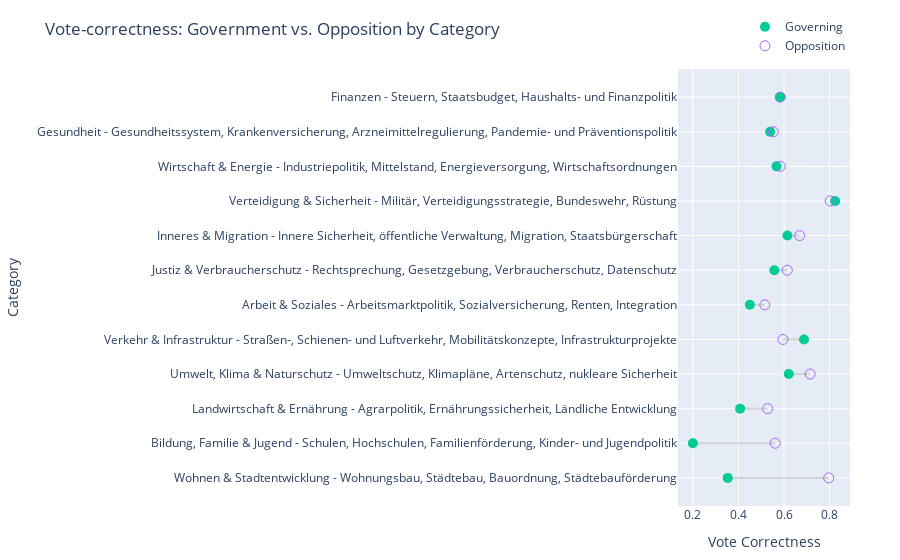

This figure's notebook cell:
### Code cell
import plotly.graph_objects as go


df = (
    predictions.groupby(["is_governing", "category"])["vote_correct"]
    .mean()
    .to_frame()
    .reset_index()
    .sort_values(by=["is_governing", "vote_correct"], ascending=[True, False])
)

votes_per_category = predictions.groupby("category")["vote_id"].nunique()
statistically_relevant = votes_per_category[votes_per_category > 10].index
df = df[df["category"].isin(statistically_relevant)]

# assume df is your DataFrame
# sort categories so the largest gaps stand out (optional)
# you could sort by abs difference:
diffs = df.pivot(index="category", columns="is_governing", values="vote_correct")
diffs["gap"] = (diffs[True] - diffs[False]).abs()
ordered_cats = diffs.sort_values("gap", ascending=False).index.tolist()
df["category"] = pd.Categorical(df["category"], categories=ordered_cats, ordered=True)

fig = go.Figure()

# add a line for each category
for cat in ordered_cats:
    sub = df[df["category"] == cat]
    fig.add_trace(
        go.Scatter(
            x=sub["vote_correct"],
            y=[cat, cat],
            mode="lines",
            line=dict(color="lightgray"),
            showlegend=False,
            hoverinfo="none",
        )
    )

# add the two sets of points
fig.add_trace(
    go.Scatter(
        x=df[df["is_governing"] == True]["vote_correct"],
        y=df[df["is_governing"] == True]["category"],
        mode="markers",
        name="Governing",
        marker=dict(symbol="circle", size=10),
    )
)
fig.add_trace(
    go.Scatter(
        x=df[df["is_governing"] == False]["vote_correct"],
        y=df[df["is_governing"] == False]["category"],
        mode="markers",
        name="Opposition",
        marker=dict(symbol="circle-open", size=10),
    )
)

fig.update_layout(
    title="Vote-correctness: Government vs. Opposition by Category",
    xaxis_title="Vote Correctness",
    yaxis_title="Category",
    margin=dict(l=250, r=50, t=50, b=50),
    legend=dict(orientation="h", yanchor="bottom", y=1.02, xanchor="right", x=1),
)

fig.show()

### Figure 1 — Plotly figure (JSON) as saved in the notebook; plotly's stock layout.template omitted (floating-point values rounded to 4 significant figures)
{"data": [{"hoverinfo": "none", "line": {"color": "lightgray"}, "mode": "lines", "showlegend": false, "type": "scatter", "x": [0.7959, 0.3529], "y": ["Wohnen & Stadtentwicklung - Wohnungsbau, Städtebau, Bauordnung, Städtebauförderung", "Wohnen & Stadtentwicklung - Wohnungsbau, Städtebau, Bauordnung, Städtebauförderung"]}, {"hoverinfo": "none", "line": {"color": "lightgray"}, "mode": "lines", "showlegend": false, "type": "scatter", "x": [0.561, 0.2], "y": ["Bildung, Familie & Jugend - Schulen, Hochschulen, Familienförderung, Kinder- und Jugendpolitik", "Bildung, Familie & Jugend - Schulen, Hochschulen, Familienförderung, Kinder- und Jugendpolitik"]}, {"hoverinfo": "none", "line": {"color": "lightgray"}, "mode": "lines", "showlegend": false, "type": "scatter", "x": [0.5278, 0.4074], "y": ["Landwirtschaft & Ernährung - Agrarpolitik, Ernährungssicherheit, Ländliche Entwicklung", "Landwirtschaft & Ernährung - Agrarpolitik, Ernährungssicherheit, Ländliche Entwicklung"]}, {"hoverinfo": "none", "line": {"color": "lightgray"}, "mode": "lines", "showlegend": false, "type": "scatter", "x": [0.7143, 0.6207], "y": ["Umwelt, Klima & Naturschutz - Umweltschutz, Klimapläne, Artenschutz, nukleare Sicherheit", "Umwelt, Klima & Naturschutz - Umweltschutz, Klimapläne, Artenschutz, nukleare Sicherheit"]}, {"hoverinfo": "none", "line": {"color": "lightgray"}, "mode": "lines", "showlegend": false, "type": "scatter", "x": [0.5952, 0.6875], "y": ["Verkehr & Infrastruktur - Straßen-, Schienen- und Luftverkehr, Mobilitätskonzepte, Infrastrukturprojekte", "Verkehr & Infrastruktur - Straßen-, Schienen- und Luftverkehr, Mobilitätskonzepte, Infrastrukturprojekte"]}, {"hoverinfo": "none", "line": {"color": "lightgray"}, "mode": "lines", "showlegend": false, "type": "scatter", "x": [0.5156, 0.45], "y": ["Arbeit & Soziales - Arbeitsmarktpolitik, Sozialversicherung, Renten, Integration", "Arbeit & Soziales - Arbeitsmarktpolitik, Sozialversicherung, Renten, Integration"]}, {"hoverinfo": "none", "line": {"color": "lightgray"}, "mode": "lines", "showlegend": false, "type": "scatter", "x": [0.6144, 0.5575], "y": ["Justiz & Verbraucherschutz - Rechtsprechung, Gesetzgebung, Verbraucherschutz, Datenschutz", "Justiz & Verbraucherschutz - Rechtsprechung, Gesetzgebung, Verbraucherschutz, Datenschutz"]}, {"hoverinfo": "none", "line": {"color": "lightgray"}, "mode": "lines", "showlegend": false, "type": "scatter", "x": [0.6683, 0.6149], "y": ["Inneres & Migration - Innere Sicherheit, öffentliche Verwaltung, Migration, Staatsbürgerschaft", "Inneres & Migration - Innere Sicherheit, öffentliche Verwaltung, Migration, Staatsbürgerschaft"]}, {"hoverinfo": "none", "line": {"color": "lightgray"}, "mode": "lines", "showlegend": false, "type": "scatter", "x": [0.8024, 0.8242], "y": ["Verteidigung & Sicherheit - Militär, Verteidigungsstrategie, Bundeswehr, Rüstung", "Verteidigung & Sicherheit - Militär, Verteidigungsstrategie, Bundeswehr, Rüstung"]}, {"hoverinfo": "none", "line": {"color": "lightgray"}, "mode": "lines", "showlegend": false, "type": "scatter", "x": [0.5833, 0.5672], "y": ["Wirtschaft & Energie - Industriepolitik, Mittelstand, Energieversorgung, Wirtschaftsordnungen", "Wirtschaft & Energie - Industriepolitik, Mittelstand, Energieversorgung, Wirtschaftsordnungen"]}, {"hoverinfo": "none", "line": {"color": "lightgray"}, "mode": "lines", "showlegend": false, "type": "scatter", "x": [0.5529, 0.539], "y": ["Gesundheit - Gesundheitssystem, Krankenversicherung, Arzneimittelregulierung, Pandemie- und Präventionspolitik", "Gesundheit - Gesundheitssystem, Krankenversicherung, Arzneimittelregulierung, Pandemie- und Präventionspolitik"]}, {"hoverinfo": "none", "line": {"color": "lightgray"}, "mode": "lines", "showlegend": false, "type": "scatter", "x": [0.5837, 0.5829], "y": ["Finanzen - Steuern, Staatsbudget, Haushalts- und Finanzpolitik", "Finanzen - Steuern, Staatsbudget, Haushalts- und Finanzpolitik"]}, {"marker": {"size": 10, "symbol": "circle"}, "mode": "markers", "name": "Governing", "type": "scatter", "x": [0.8242, 0.6875, 0.6207, 0.6149, 0.5829, 0.5672, 0.5575, 0.539, 0.45, 0.4074, 0.3529, 0.2], "y": ["Verteidigung & Sicherheit - Militär, Verteidigungsstrategie, Bundeswehr, Rüstung", "Verkehr & Infrastruktur - Straßen-, Schienen- und Luftverkehr, Mobilitätskonzepte, Infrastrukturprojekte", "Umwelt, Klima & Naturschutz - Umweltschutz, Klimapläne, Artenschutz, nukleare Sicherheit", "Inneres & Migration - Innere Sicherheit, öffentliche Verwaltung, Migration, Staatsbürgerschaft", "Finanzen - Steuern, Staatsbudget, Haushalts- und Finanzpolitik", "Wirtschaft & Energie - Industriepolitik, Mittelstand, Energieversorgung, Wirtschaftsordnungen", "Justiz & Verbraucherschutz - Rechtsprechung, Gesetzgebung, Verbraucherschutz, Datenschutz", "Gesundheit - Gesundheitssystem, Krankenversicherung, Arzneimittelregulierung, Pandemie- und Präventionspolitik", "Arbeit & Soziales - Arbeitsmarktpolitik, Sozialversicherung, Renten, Integration", "Landwirtschaft & Ernährung - Agrarpolitik, Ernährungssicherheit, Ländliche Entwicklung", "Wohnen & Stadtentwicklung - Wohnungsbau, Städtebau, Bauordnung, Städtebauförderung", "Bildung, Familie & Jugend - Schulen, Hochschulen, Familienförderung, Kinder- und Jugendpolitik"]}, {"marker": {"size": 10, "symbol": "circle-open"}, "mode": "markers", "name": "Opposition", "type": "scatter", "x": [0.8024, 0.7959, 0.7143, 0.6683, 0.6144, 0.5952, 0.5837, 0.5833, 0.561, 0.5529, 0.5278, 0.5156], "y": ["Verteidigung & Sicherheit - Militär, Verteidigungsstrategie, Bundeswehr, Rüstung", "Wohnen & Stadtentwicklung - Wohnungsbau, Städtebau, Bauordnung, Städtebauförderung", "Umwelt, Klima & Naturschutz - Umweltschutz, Klimapläne, Artenschutz, nukleare Sicherheit", "Inneres & Migration - Innere Sicherheit, öffentliche Verwaltung, Migration, Staatsbürgerschaft", "Justiz & Verbraucherschutz - Rechtsprechung, Gesetzgebung, Verbraucherschutz, Datenschutz", "Verkehr & Infrastruktur - Straßen-, Schienen- und Luftverkehr, Mobilitätskonzepte, Infrastrukturprojekte", "Finanzen - Steuern, Staatsbudget, Haushalts- und Finanzpolitik", "Wirtschaft & Energie - Industriepolitik, Mittelstand, Energieversorgung, Wirtschaftsordnungen", "Bildung, Familie & Jugend - Schulen, Hochschulen, Familienförderung, Kinder- und Jugendpolitik", "Gesundheit - Gesundheitssystem, Krankenversicherung, Arzneimittelregulierung, Pandemie- und Präventionspolitik", "Landwirtschaft & Ernährung - Agrarpolitik, Ernährungssicherheit, Ländliche Entwicklung", "Arbeit & Soziales - Arbeitsmarktpolitik, Sozialversicherung, Renten, Integration"]}], "layout": {"legend": {"orientation": "h", "x": 1, "xanchor": "right", "y": 1.02, "yanchor": "bottom"}, "margin": {"b": 50, "l": 250, "r": 50, "t": 50}, "title": {"text": "Vote-correctness: Government vs. Opposition by Category"}, "xaxis": {"title": {"text": "Vote Correctness"}}, "yaxis": {"title": {"text": "Category"}}}}
